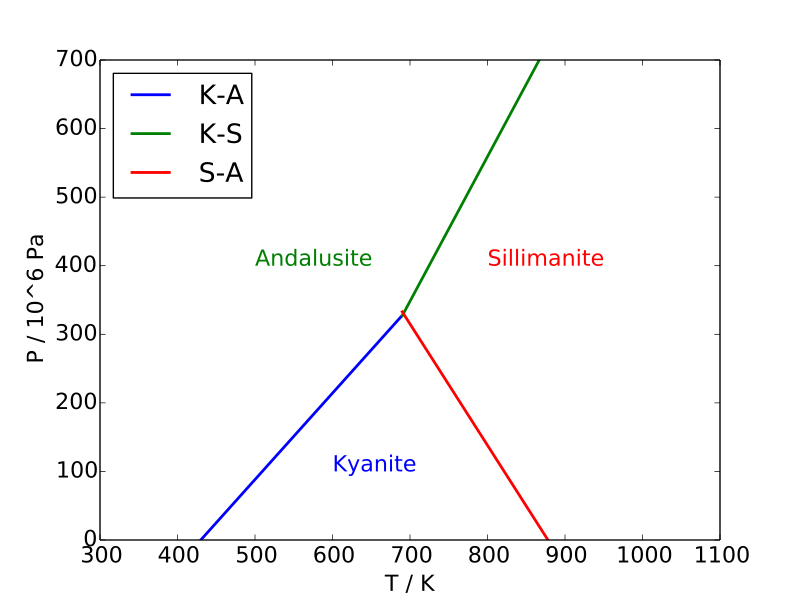

The Python source for this figure:
#!/usr/bin/env python
#-*- Encoding: UTF-8 -*-

import numpy as np
import matplotlib as mpl
mpl.rcParams['lines.linewidth'] = 2
mpl.rcParams['font.size'] = 16
import matplotlib.pyplot as plt

"""
Draw the Phase diagram of Al2SiO5.
Phase boundary lines intersect at:
    K-A: T = 430K
    K-S: T = 535K
    S-A: T = 878K
"""

T0 = 300.
T1 = 1100.
T_KA = 430.
T_KS = 535.
T_SA = 878.
T_rg_KA = np.arange(T0, 690.)
T_rg_KS = np.arange(690., T1)
T_rg_SA = np.arange(690., T1)
# Slope of the phase boundaries, in mPa / K
PT_slope_KA = 1.26
PT_slope_KS = 2.11
PT_slope_SA = -1.77

fig = plt.figure()
ax = fig.add_subplot(111)
ax.plot(T_rg_KA, PT_slope_KA * (T_rg_KA - T_KA), label='K-A')
ax.plot(T_rg_KS, PT_slope_KS * (T_rg_KS - T_KS), label='K-S')
ax.plot(T_rg_SA, PT_slope_SA * (T_rg_SA - T_SA), label='S-A')

ax.text(600, 100, 'Kyanite', fontsize=16, color='blue')
ax.text(500, 400, 'Andalusite', fontsize=16, color='green')
ax.text(800, 400, 'Sillimanite', fontsize=16, color='red')

ax.legend(loc='upper left')
ax.set_xlabel('T / K')
ax.set_ylabel('P / 10^6 Pa')
ax.set_ylim((0.0, 7.0e2))

plt.show()

#End of file problem_5.39.py
